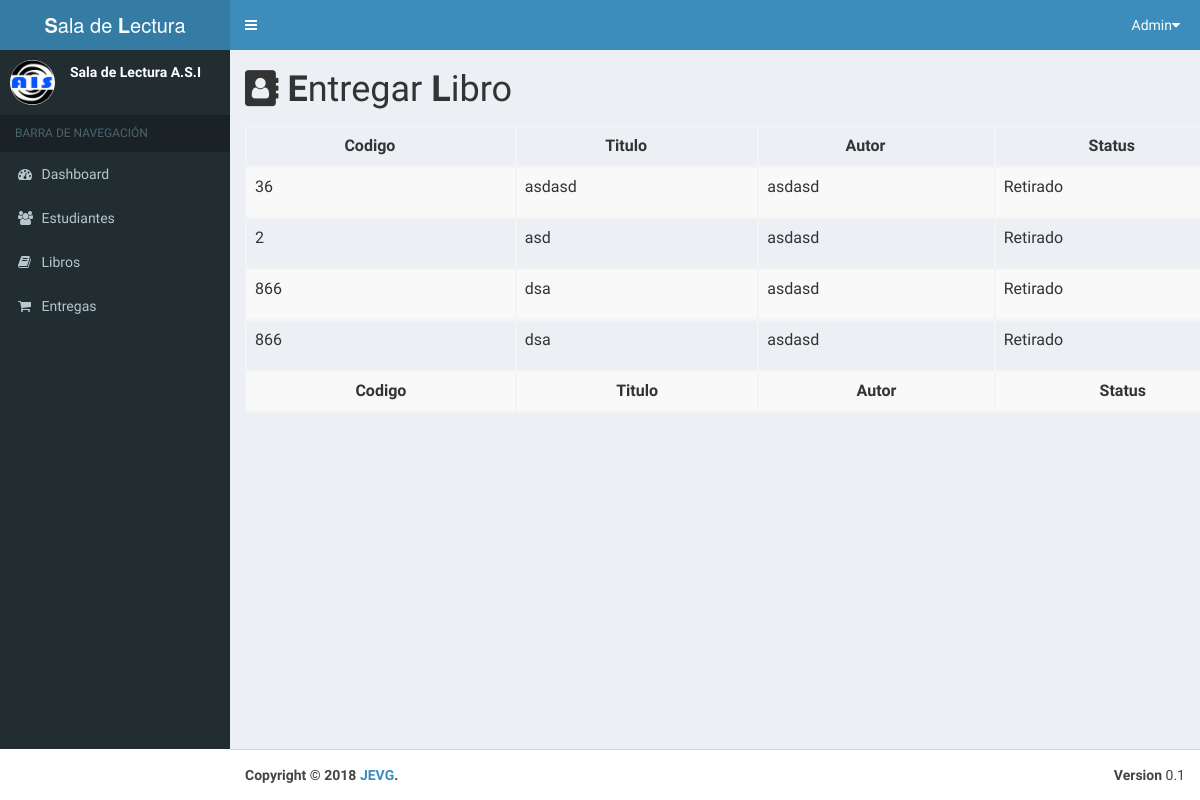
The app's page /Entrega/Index (signed in), older data.
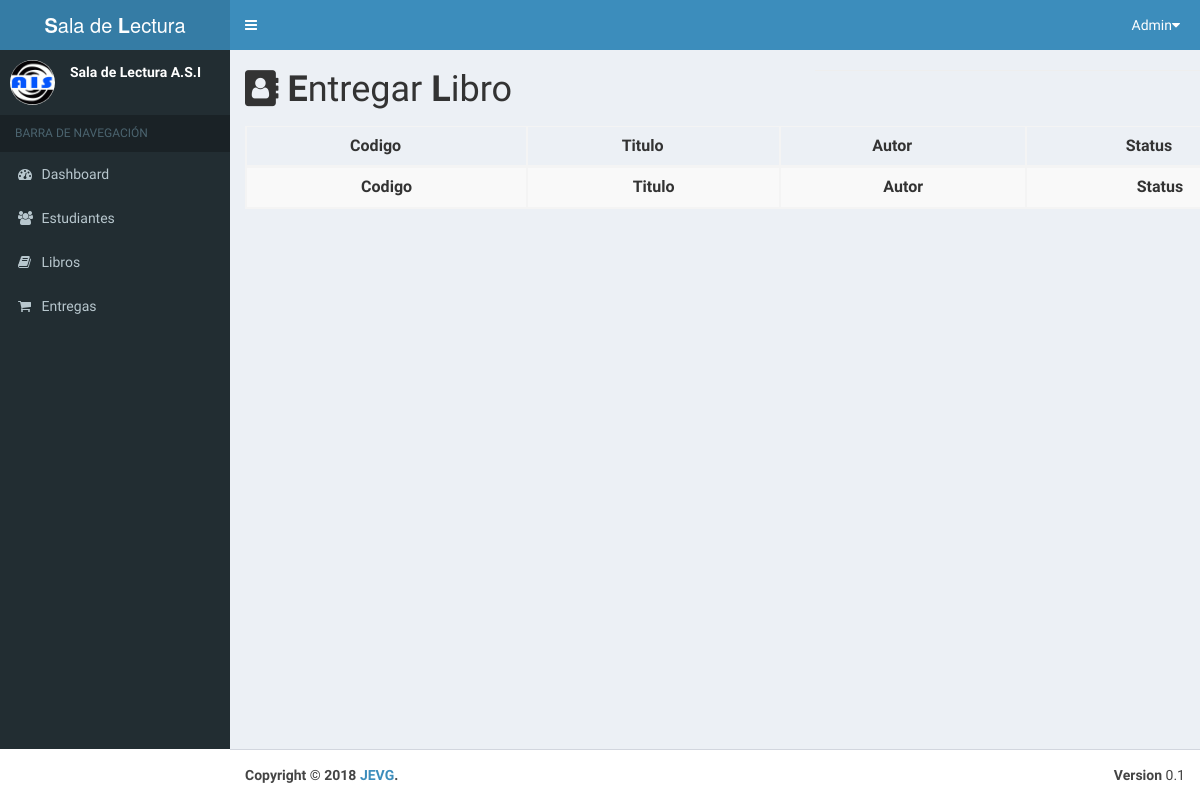
The same page, newer data.
### tables this page shows
CREATE TABLE IF NOT EXISTS `books` (
  `id` int(10) unsigned NOT NULL AUTO_INCREMENT,
  `code` varchar(50) NOT NULL,
  `autor` varchar(50) NOT NULL,
  `title` varchar(50) NOT NULL,
  `status` int(11) DEFAULT NULL,
  PRIMARY KEY (`id`),
  UNIQUE KEY `code` (`code`)
);

### libs/view.php (called while the page is built, shortened)
<?php
    class View{
        public function render($name){
            require_once 'views/'.$name.'.php';
        }
    }

### controllers/Entrega.php (called while the page is built, shortened)
<?php
    class Entrega extends Controller{
        public function __construct(){
            $this->view->mensaje= '';
            $this->view->book= [];
            $this->view->entrega= [];
        }
        public function render(){
            $this->view->render('Entrega/index');
        }
        public function Index(){
            $book= $this->model->LoadBook();
            $entrega= $this->model->LoadEntrega();
            $this->view->book=$book;
            $this->view->entrega=$entrega;
            $this->render();
        }
    }

### index.php (called while the page is built, shortened)
<?php
   require_once 'libs/database.php';
   require_once 'libs/view.php';
   $app=new App();

### models/EntregaModel.php (called while the page is built, shortened)
<?php
    class EntregaModel extends Model{
        public function LoadBook(){
            $items=[];
            try{
                $query= $this->db->connect()->query('SELECT * FROM books');
                while($row = $query->fetch()){
                    $item=new TableBook();
                    $item->id=$row['id'];
                    $item->code=$row['code'];
                    $item->autor=$row['autor'];
                    $item->title=$row['title'];
                    $item->status=$row['status'];
                    array_push($items, $item);
                }
                return $items;
            }catch(PDOException $e){
                return [];
            }
        }
        public function LoadEntrega(){
            $items=[];
            try{
                $query= $this->db->connect()->query('SELECT * FROM retiro_entrega');
                while($row = $query->fetch()){
                    $item=new TableRetiro_Entrega();
                    $item->id=$row['id'];
                    $item->book_id=$row['book_id'];
                    array_push($items, $item);
                }
                return $items;
            }catch(PDOException $e){
                return [];
            }
        }
    }

### libs/database.php (called while the page is built)
<?php
    class Database{
        private $host;
        private $user;
        private $pass;
        private $db;
        private $charset;
        public function __construct(){
            $this->host=constant('HOST');
            $this->db=constant('DB');
            $this->user=constant('USER');
            $this->pass=constant('PASSWORD');
            $this->charset=constant('CHARSET');
        }
        function connect(){
            try{
                $connection="mysql:host=". $this->host .";dbname=". $this->db .";charset=". $this->charset;
                $options=[
                    PDO::ATTR_ERRMODE            => PDO::ERRMODE_EXCEPTION,
                    PDO::ATTR_EMULATE_PREPARES   => false
                ];
                $pdo=new PDO($connection, $this->user, $this->pass, $options);
                return $pdo;
            }catch(PDOExection $e){
                print_r('Error de coneción:'.$e->getMenssage());
            }
        }
    }

### views/Entrega/index.php (the view, shortened to what the changed rows need)
<?php require 'views/layouts/newTemplate.php'; ?>
<main>
<div class='container'>
        <div class="row">
            <div class='col-xs-6 col-lg-6 col-md-6'>
                <h1 class='app-sub-titulo'> <i class='fa fa-address-book'></i> <b>E</b>ntregar <b>L</b>ibro</h1>
            </div><hr><br>
        </div>
            <div class="container">
                <div class="row">
                    <table id="Book" class="table table-striped table-bordered table-hover dataTable" role='grid'>
                        <thead>
                            <tr id='app-tr'>
                                <th class="text-center">Codigo</th>
                                <th class="text-center">Titulo</th>
                                <th class="text-center">Autor</th>
                                <th class="text-center">Status</th>
                            </tr>
                        </thead>
                        <tbody>
                        <?php
                        foreach ($this->entrega as $row) {
                            foreach ($this->book as $rows) {
                            $book=$rows;
                            $entrega=$row;
                            if($entrega->book_id == $book->id){
                            ?>
                            <form action="#" methods='GET'>
                            <tr id='tr<?php echo $entrega->id ?>'>
                                <td>
                                    <p>
                                    <?php echo $book->code ?>
                                    </p>
                                </td>
                                <td>
                                    <p><?php echo $book->autor ?></p>
                                </td>
                                <td>
                                    <p><?php echo $book->title ?></p>
                                </td>
                                <td>
                                   <p> <?php if($book->status!=1){echo 'Retirado';} ?> </p>
                                </td>
                                </form>
                        <?php }
                         }
                        }  ?>
                        </tbody>
                            <tr>
                                <th class="text-center">Codigo</th>
                                <th class="text-center">Titulo</th>
                                <th class="text-center">Autor</th>
                                <th class="text-center">Status</th>
                            </tr>
                    </table>
                </div>
            </div>
        </div>
    </div>

Row changes from the older to the newer data that the page shows:
no longer on this page (row edited): books: code "36", autor "asdasd", title "asdasd", status "Retirado"
no longer on this page (row edited): books: code "2", autor "asd", title "asdasd", status "Retirado"
no longer on this page (row edited): books: code "866", autor "dsa", title "asdasd", status "Retirado"
